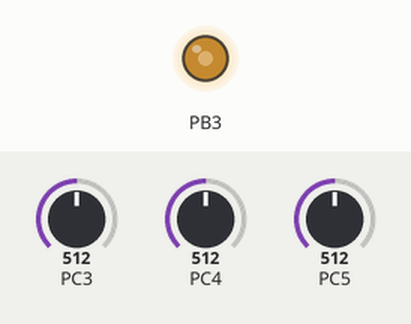
Simulated run of this program. Board: ATmega328P, built with avr-gcc and emulated at 16 MHz. On the bench: output pins drawn as LEDs (lit = HIGH). The test bench sets the inputs (shaded band); at power-on: PC3 = 512, PC4 = 512, PC5 = 512. Pins used as bus, display or sensor lines are not drawn.

Above: at 1.2 s.
1.3 s: PC3 set to 716
At 2.5 s:
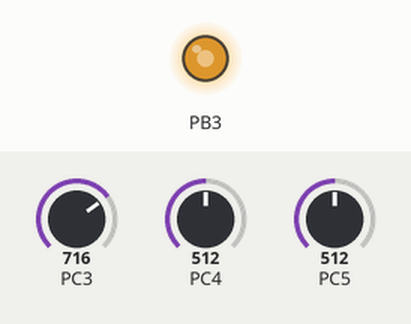
4.3 s: PC3 set to 1023
At 5.5 s:
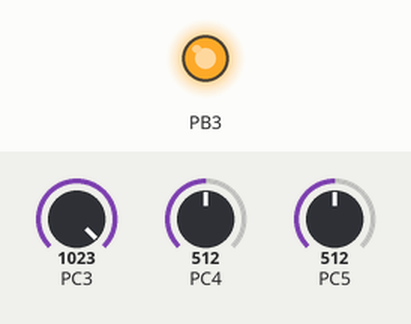
7.3 s: PC3 set to 122
At 9.0 s:
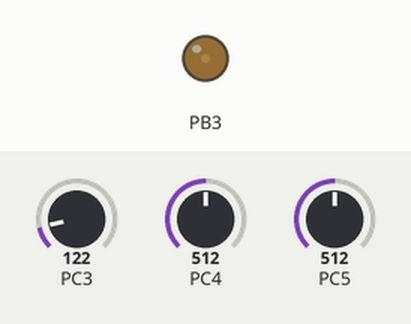
10.3 s: PC3 set to 0
At 10.59 s:
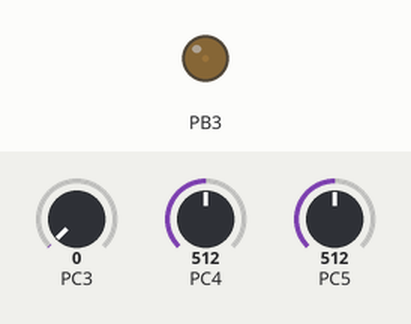
Timing chart, 0 to 13.3 s (numbered marks = the images above; inputs shaded):
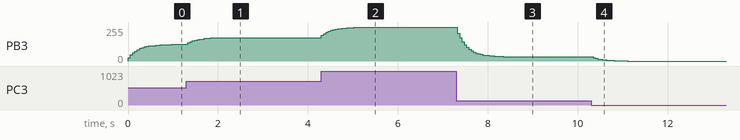

Measured:
- after the input at 1.3 s, PB3: moves from 126/255 to 176/255 over 0.67 s, starting at once
- after the input at 4.3 s, PB3: moves from 176/255 to 252/255 over 0.72 s, starting at once
- after the input at 7.3 s, PB3: moves from 252/255 to 32/255 over 1.0 s, starting at once
- after the input at 10.3 s, PB3: 32/255 → 9/255 at once, → 6/255 0.31 s later, → 3/255 0.15 s later, → 0/255 0.31 s later

The program:

main.c
```c
/*
 * Laboratorio_05_PWM.c
 *
 * Created: 11/04/2025 00:38:46
 * Author : André
 * Description: Laboratorio dónde se pondrá en uso el módulo PWM
 */
/****************************************/
// Encabezado (Libraries)
#define F_CPU 16000000
#include "PWM\pwm_servo.h"
#include "ADC\adc.h"
#include "LED_PWM\led_pwm.h"
#include <util/delay.h>
#include <avr/io.h>
#include <math.h>
#define FILTER_SAMPLES 5
#define HYSTERESIS_THRESHOLD 2
#define ALPHA 0.2
uint16_t smoothed_adc = 0;
/****************************************/
// Function prototypes

/****************************************/
// Main Function
uint16_t applyLowPassFilter(uint16_t new_sample) {
	smoothed_adc = (uint16_t)(ALPHA * new_sample + (1 - ALPHA) * smoothed_adc);
	return smoothed_adc;
}

uint16_t readFilteredADC(uint8_t channel) {
	uint32_t sum = 0;
	for (uint8_t i = 0; i < FILTER_SAMPLES; i++) {
		ADC_SelectChannel(channel);
		sum += ADC_Read();
		_delay_us(50);
	}
	return sum / FILTER_SAMPLES;
}

uint8_t mapADCtoPWM(uint16_t adc_val) {
	return (uint8_t)(((uint32_t)adc_val * 255 + 511) / 1023); // +511 para redondear
}


int main() {
	ADC_Init();
	PWM_Init();
	LEDPWM_Init();

	uint8_t last_led_duty = 0;
	uint16_t smoothed_adc = 0;

	while(1) {
		// Lectura del potenciómetro del LED (PC3)
		uint16_t raw_adc = readFilteredADC(3);
		smoothed_adc = applyLowPassFilter(raw_adc); // Filtro pasa bajos

		uint8_t new_duty = mapADCtoPWM(smoothed_adc);

		// Histéresis para evitar fluctuaciones
		if (abs(new_duty - last_led_duty) > HYSTERESIS_THRESHOLD || new_duty == 0 || new_duty == 255) {
			LEDPWM_SetDuty(new_duty);
			last_led_duty = new_duty;
		}

		// Control de servos (sin cambios)
		ADC_SelectChannel(5);
		uint16_t adc_servo1 = ADC_Read();
		uint16_t duty_servo1 = ((uint32_t)adc_servo1 * 250) / 1023 + 250;
		PWM_SetDutyCycleA(duty_servo1);

		ADC_SelectChannel(4);
		uint16_t adc_servo2 = ADC_Read();
		uint16_t duty_servo2 = ((uint32_t)adc_servo2 * 250) / 1023 + 250;
		PWM_SetDutyCycleB(duty_servo2);

		_delay_ms(50);
	}
}
/****************************************/
// NON-Interrupt subroutines

/****************************************/
// Interrupt routines
```

adc.c
```c
/*
 * adc.c
 *
 * Created: 11/04/2025 17:36:40
 *  Author: eduan
 */
#include "adc.h"
#include <avr/io.h>

void ADC_Init() {
	ADCSRA = (1 << ADEN) | (1 << ADPS2) | (1 << ADPS1) | (1 << ADPS0); // Habilitar ADC, prescaler 128
}

void ADC_SelectChannel(uint8_t channel) {
	ADMUX = (1 << REFS0) | (channel & 0x07); // Referencia AVcc, seleccionar canal
}

uint16_t ADC_Read() {
	ADCSRA |= (1 << ADSC); // Iniciar conversión
	while (ADCSRA & (1 << ADSC)); // Esperar
	return ADC;
}
```

adc.h
```c
/*
 * adc.h
 *
 * Created: 11/04/2025 17:36:18
 *  Author: eduan
 */


#ifndef ADC_H
#define ADC_H

#include <stdint.h>

void ADC_Init();
void ADC_SelectChannel(uint8_t channel);
uint16_t ADC_Read();

#endif
```

led_pwm.c
```c
/*
 * led_pwm.c
 *
 * Created: 24/04/2025 01:41:38
 *  Author: André
 */
#include "led_pwm.h"
#include <avr/io.h>

void LEDPWM_Init() {
	DDRB |= (1 << DDB3); // PB3 como salida

	// Timer2 en modo Fast PWM, prescaler 64 (frecuencia = 16MHz / 64 / 256 ? 976.56Hz)
	TCCR2A = (1 << COM2A1) | (1 << WGM21) | (1 << WGM20); // Modo 7 (Fast PWM)
	TCCR2B = (1 << CS22); // Prescaler 64

	OCR2A = 0; // Inicialmente apagado
}

void LEDPWM_SetDuty(uint8_t duty) {
	OCR2A = duty; // Duty cycle de 0 a 255
}
```

led_pwm.h
```c
/*
 * led_pwm.h
 *
 * Created: 24/04/2025 01:42:21
 *  Author: André
 */


#ifndef LED_PWM_H
#define LED_PWM_H

#include <stdint.h>

void LEDPWM_Init();
void LEDPWM_SetDuty(uint8_t duty);

#endif
```

PWM.c
```c
/*
 * PWM.c
 *
 * Created: 11/04/2025 11:43:17
 *  Author: André
 */
#include "pwm.h"

void PWM_Init() {
	DDRB |= (1 << DDB1) | (1 << DDB2);  // PB1 y PB2 como salidas

	// Configurar Timer1 para PWM fase correcta con ICR1 como TOP
	TCCR1A = (1 << COM1A1) | (1 << COM1B1) | (1 << WGM11);
	TCCR1B = (1 << WGM13) | (1 << CS11);  // Prescaler 8

	ICR1 = 39999;  // Periodo de 20ms (50Hz)

	// Valores iniciales para posición neutral (1.5ms)
	OCR1A = 2999;
	OCR1B = 2999;
}

void PWM_SetServo1(uint16_t pulseWidth) {
	OCR1A = pulseWidth;
}

void PWM_SetServo2(uint16_t pulseWidth) {
	OCR1B = pulseWidth;
}
```

PWM.h
```c
/*
 * PWM.h
 *
 * Created: 11/04/2025 11:42:47
 *  Author: André
 */


#ifndef PWM_H
#define PWM_H

#include <avr/io.h>

void PWM_Init();
void PWM_SetServo1(uint16_t pulseWidth);
void PWM_SetServo2(uint16_t pulseWidth);

#endif
```

pwm_servo.c
```c
/*
 * PWM.c
 *
 * Created: 11/04/2025 11:43:17
 *  Author: André
 */
#include "pwm_servo.h"

void PWM_Init() {
	DDRB |= (1 << DDB1) | (1 << DDB2); // PB1 y PB2 como salidas

	// Modo Fast PWM con ICR1 como TOP (Modo 14)
	TCCR1A = (1 << COM1A1) | (1 << COM1B1) | (1 << WGM11); // No inversor en ambos canales
	TCCR1B = (1 << WGM13) | (1 << WGM12) | (1 << CS11) | (1 << CS10); // Prescaler 64

	ICR1 = 4999; // Periodo de 20ms (50Hz)
	OCR1A = 250; // Pulso inicial de 1ms (Servo 1)
	OCR1B = 250; // Pulso inicial de 1ms (Servo 2)
}

void PWM_SetDutyCycleA(uint16_t duty) {
	OCR1A = duty;
}

void PWM_SetDutyCycleB(uint16_t duty) {
	OCR1B = duty;
}
```

pwm_servo.h
```c
/*
 * PWM.h
 *
 * Created: 11/04/2025 11:42:47
 *  Author: André
 */


#ifndef PWM_SERVO_H
#define PWM_SERVO_H

#include <avr/io.h>
#include <stdint.h>

void PWM_Init();
void PWM_SetDutyCycleA(uint16_t duty);  // Para OC1A (PB1)
void PWM_SetDutyCycleB(uint16_t duty);  // Para OC1B (PB2)

#endif
```
